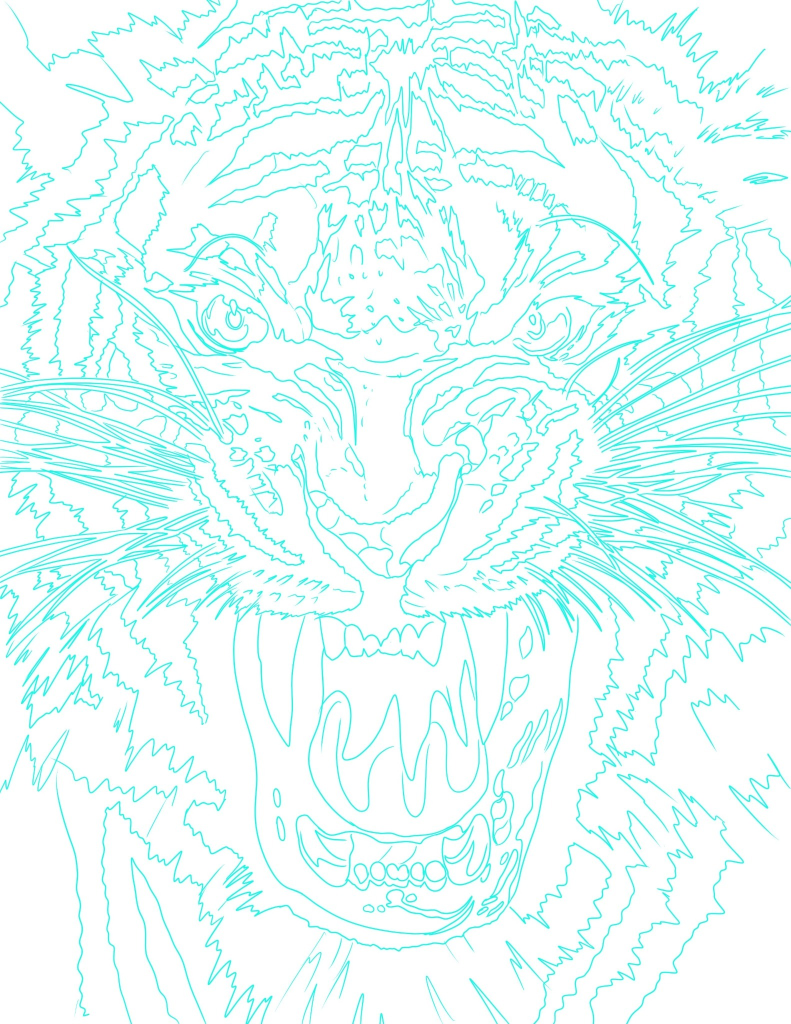
#> input picture Image-2.jpeg, 1582 x 2048 px (shown at 1/2 size)
$ python -i model3.py   (imports and definitions only)
#> lines starting #> are read from the running program, lines starting #| are printed output that depends on the picture
#> further down, picture is the input picture: shape (2048, 1582, 3); mean B, G, R 250.4, 251.7, 232.1
import cv2
import numpy as np


def model3(image, smoothness=5, remove_noise="none"):
    # Check if the image has 3 or 4 channels before converting
#> called with smoothness = 5, remove_noise = 'none'
    if len(image.shape) == 3 and image.shape[2] == 3:
        # Convert to grayscale if the image is colored
        gray_image = cv2.cvtColor(image, cv2.COLOR_BGR2GRAY)
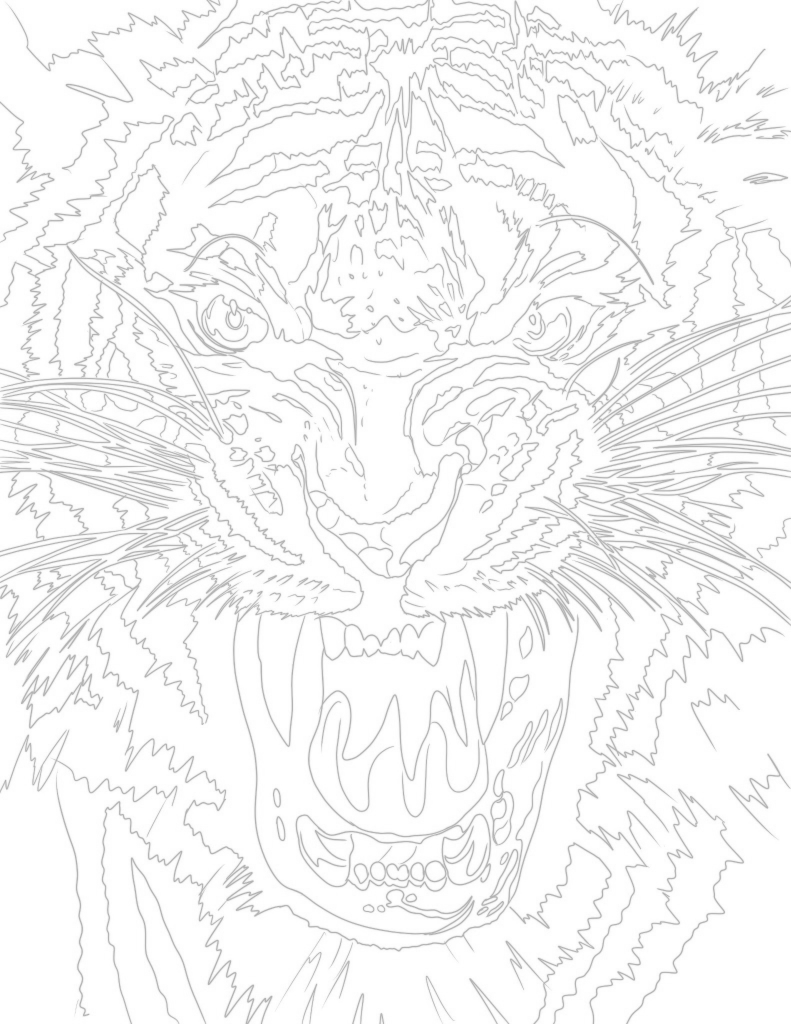
#> gray_image: shape (2048, 1582) (shown at 1/2 size); min 164, max 255, mean 245.7
    else:
        gray_image = image

    # Invert the grayscale image
    inverted_image = 255 - gray_image
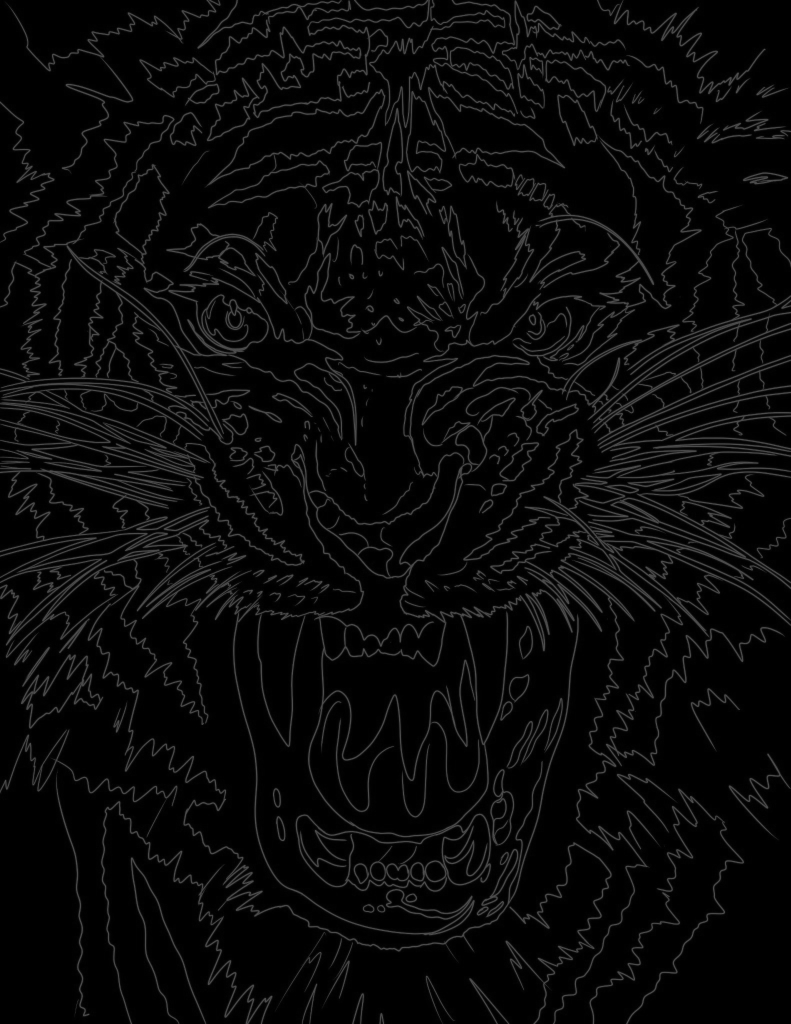
#> inverted_image: shape (2048, 1582) (shown at 1/2 size); min 0, max 91, mean 9.3

    # Apply GaussianBlur to the inverted image with a kernel size dependent on smoothness
    kernel_size = max(
        3, 2 * int(smoothness // 2) + 1
    )  # Ensure the kernel is odd and >= 3
    blurred = cv2.GaussianBlur(inverted_image, (kernel_size, kernel_size), 0)

    # Invert the blurred image
    inverted_blur = 255 - blurred

    # Create the pencil sketch by dividing the grayscale image by the inverted blur
    sketch = cv2.divide(gray_image, inverted_blur, scale=256.0)
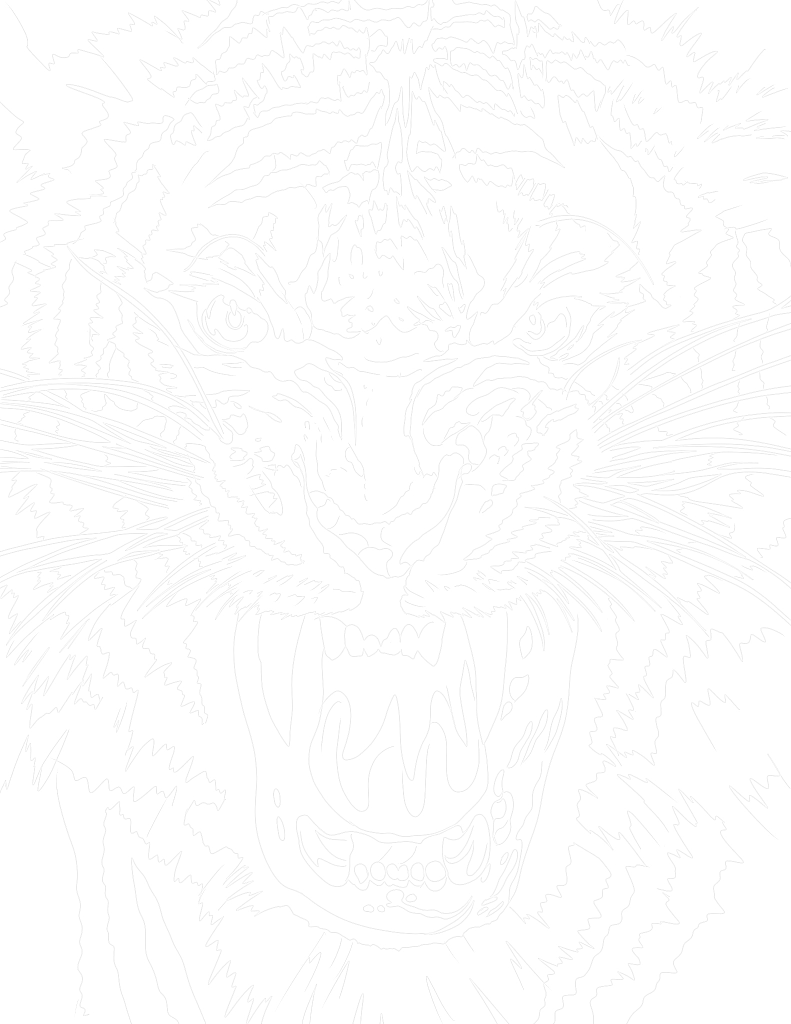
#> sketch: shape (2048, 1582) (shown at 1/2 size); min 203, max 255, mean 253.5

    # Print debug information for noise removal
    print(f"Noise removal type: {remove_noise}")

    # Apply noise removal if needed
    median = cv2.medianBlur(sketch,11)
    if remove_noise.lower() in ["blacks", "white", "both"]:
        sketch = remove_image_noise(sketch, noise_type=remove_noise)
    return median


def remove_image_noise(image, noise_type="both"):
    """
    Remove black or white noise from the image based on the noise_type parameter.
    noise_type can be "black", "white", or "both".
    """
    # Define a kernel size for morphological operations based on image size
    kernel_size = (7, 7)  # Try increasing the kernel size for stronger noise removal
    kernel = np.ones(kernel_size, np.uint8)  # You can adjust the size of the kernel
    resizeBeforeImage = cv2.resize(image,(500,500))
    cv2.imshow('before ',resizeBeforeImage)
    cv2.waitKey(0)
    if noise_type == "black":
        image = cv2.morphologyEx(image, cv2.MORPH_CLOSE, kernel)
        # Use morphological closing to remove black noise (small black spots)
    elif noise_type == "white":
        # Use morphological opening to remove white noise (small white spots)
        image = cv2.morphologyEx(image, cv2.MORPH_OPEN, kernel)
    elif noise_type == "both":
        # First remove white noise, then remove black noise
        image = cv2.morphologyEx(image, cv2.MORPH_OPEN, kernel)
        image = cv2.morphologyEx(image, cv2.MORPH_CLOSE, kernel)
    resizeAfterImage = cv2.resize(image,(500,500))
    cv2.imshow('after ',resizeAfterImage)
    cv2.waitKey(0)
    cv2.destroyAllWindows()
    return image


# Example usage:
# sketch = model3(input_image, smoothness=5, remove_noise="both")  # Remove both black and white noise
# sketch = model3(input_image, smoothness=5, remove_noise="white")  # Remove only white noise
# sketch = model3(input_image, smoothness=5, remove_noise="black")  # Remove only black noise

>>> import cv2
>>> picture = cv2.imread('../Image-2.jpeg')
>>> result = model3(picture)
